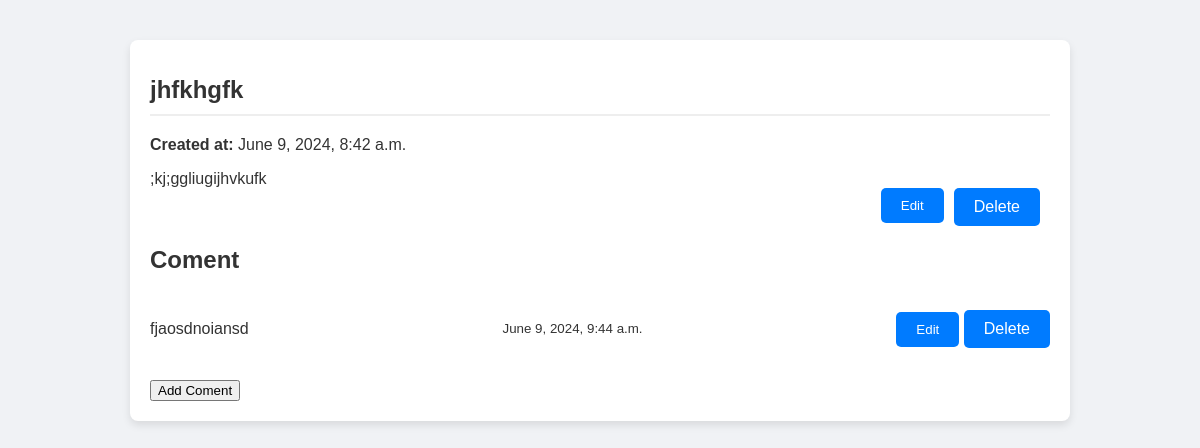
Screenshot of /view/3/ with the database file from the repository.
### note/models.py (models this page shows, shortened)
class Note(models.Model):
    title = models.CharField(max_length=200)
    content = models.TextField()
    created_at = models.DateTimeField(auto_now_add=True)

class Post(models.Model):
    note = models.ForeignKey(Note, related_name='posts', on_delete=models.CASCADE)
    content = models.TextField()
    created_at = models.DateTimeField(auto_now_add=True)

### note/views.py (the view)
# urls.py: path('view/<int:pk>/', views.view_note, name='view_note'),
def view_note(request, pk):
    note = get_object_or_404(Note, pk=pk)
    return render(request, 'note/view.html', {'note': note})

### note/templates/note/view.html (shortened to what this page needs)
{% extends 'note/base.html' %}
{% block content %}
<h1>{{ note.title }}</h1>
<p><strong>Created at:</strong> {{ note.created_at|date:"F j, Y, g:i a" }}</p>
<div>{{ note.content }}</div>
<div class="note-actions">
    <a href="{% url 'update_note' note.pk %}">
        <button type="submit" class="button edit">Edit</button>
    </a>
    <a href="{% url 'delete_note' note.pk %}" class="button delete">Delete</a>
</div>
<h2>Coment</h2>
<ul>
    {% for post in note.posts.all %}
    <li>
        <p>{{ post.content }}</p>
        <small>{{ post.created_at|date:"F j, Y, g:i a" }}</small>
        <div class="post-actions">
            <a href="{% url 'update_post' post.pk %}">
                <button type="submit" class="button edit">Edit</button>
            </a>
            <a href="{% url 'delete_post' post.pk %}"
            class="button delete">Delete</a>
        </div>
    </li>
    {% endfor %}
</ul>
<a href="{% url 'create_post' note.pk %}">
    <button>Add Coment</button>
</a>
{% endblock %}

### note/static/note/style.css (style rules this page uses)
body { font-family: Arial, sans-serif; background-color: #f0f2f5; margin: 0; padding: 0; color: #333; }
h1 { color: #333; font-size: 24px; border-bottom: 2px solid #eee; padding-bottom: 10px; margin-bottom: 20px; }
a { color: #007BFF; text-decoration: none; }
.button { color: #fff; border: none; padding: 10px 20px; border-radius: 5px; cursor: pointer; text-decoration: none; display: inline-block; text-align: center; background-color: #007BFF; }
ul { list-style: none; padding: 0; }
ul li { padding: 10px 0; border-bottom: 1px solid #eee; display: flex; justify-content: space-between; align-items: center; }
ul li:last-child { border-bottom: none; }
.note-actions { display: flex; justify-content: flex-end; }
.note-actions a { margin-right: 10px; }

### rows the page displays
Note: title "jhfkhgfk", created_at "June 9, 2024, 8:42 a.m.", content ";kj;ggliugijhvkufk"
Post: content "fjaosdnoiansd", created_at "June 9, 2024, 9:44 a.m."
